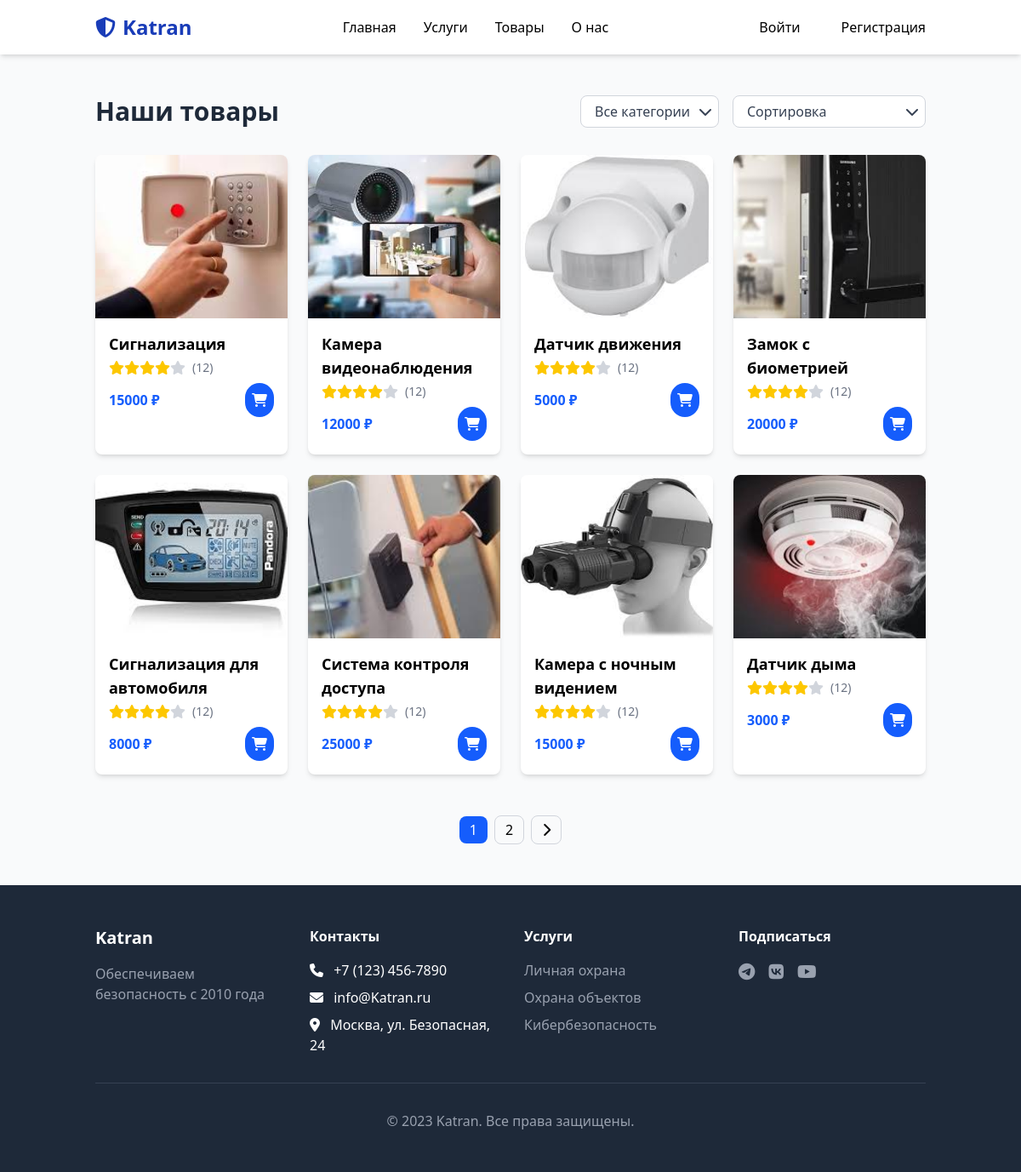
Screenshot of /products/ with the database file from the repository.
### Services/models.py (models this page shows, shortened)
class ItemModel(models.Model):
    name = models.CharField(max_length=50, blank=True)
    price = models.IntegerField(blank=True)
    text = models.TextField(blank=True)
    image = models.ImageField(blank=True, upload_to='products/', storage=OverwriteStorage(), default="default/s1.png")
    dateCreated = models.DateField(auto_now_add=True)
    typeId = models.ForeignKey(TypeModel, on_delete=models.CASCADE, limit_choices_to={'typeResource': 1}, related_name='items')
    class Meta:
        db_table = 'items'

### Services/views.py (the view)
# urls.py: path('products/', ServiceViews.productsView, name='products'),
def productsView(request):
    types = TypeModel.objects.all()
    products_list = ItemModel.objects.all().order_by('-dateCreated')
    paginator = Paginator(products_list, 8)  # 8 товаров на странице
    page_number = request.GET.get('page')
    products = paginator.get_page(page_number)
    context = {
        'products': products,
        'types': types,
    }
    return render(request, 'Services/productsList.html', context)

### templates/Services/productsList.html (shortened to what this page needs)
{% extends "base.html" %}
{% block content %}
<section class="py-12 bg-gray-50">
    <div class="container mx-auto px-6">
        <div class="flex flex-col md:flex-row justify-between items-start md:items-center mb-8">
            <h1 class="text-3xl font-bold text-gray-800 mb-4 md:mb-0">Наши товары</h1>
            <div class="flex flex-col sm:flex-row gap-4 w-full md:w-auto">
                <div class="relative">
                    <select class="block appearance-none w-full bg-white border border-gray-300 text-gray-700 py-2 px-4 pr-8 rounded-lg leading-tight focus:outline-none focus:ring-2 focus:ring-blue-500 focus:border-blue-500">
                        <option>Все категории</option>
                    </select>
                    <div class="pointer-events-none absolute inset-y-0 right-0 flex items-center px-2 text-gray-700">
                    </div>
                </div>
                <div class="relative">
                    <select class="block appearance-none w-full bg-white border border-gray-300 text-gray-700 py-2 px-4 pr-8 rounded-lg leading-tight focus:outline-none focus:ring-2 focus:ring-blue-500 focus:border-blue-500">
                        <option>Сортировка</option>
                    </select>
                    <div class="pointer-events-none absolute inset-y-0 right-0 flex items-center px-2 text-gray-700">
                    </div>
                </div>
            </div>
        </div>
        <div class="grid grid-cols-1 sm:grid-cols-2 md:grid-cols-3 lg:grid-cols-4 gap-6">
            {% for product in products %}
            <div class="bg-white rounded-lg overflow-hidden shadow-md hover:shadow-xl transition-shadow duration-300 fade-in opacity-0">
                <a href="{% url 'item_detail' product.id %}">
                    <div class="relative overflow-hidden h-48">
                        {% if product.image %}
                        <img src="{{ product.image.url }}" alt="{{ product.name }}" class="w-full h-full object-cover transition-transform duration-500 hover:scale-110">
                        {% else %}
                        <div class="w-full h-full flex items-center justify-center bg-gray-100 text-gray-400">
                            <i class="fas fa-box text-4xl"></i>
                        </div>
                        {% endif %}
                    </div>
                    <div class="p-4">
                        <h3 class="font-semibold text-lg mb-1 hover:text-blue-600 transition-colors duration-300">{{ product.name }}</h3>
                        <div class="flex items-center mb-2">
                            <div class="flex text-yellow-400">
                                {% for i in "12345" %}
                                    <i class="fas fa-star{% if forloop.counter > 4 %} text-gray-300{% endif %}"></i>
                                {% endfor %}
                            </div>
                            <span class="text-gray-500 text-sm ml-2">(12)</span>
                        </div>
                        <div class="flex justify-between items-center">
                            <span class="font-bold text-blue-600">{{ product.price }} ₽</span>
                            <button class="add-to-cart bg-blue-600 text-white p-2 rounded-full hover:bg-blue-700 transition-colors duration-300" data-product-id="{{ product.id }}">
                                <i class="fas fa-shopping-cart"></i>
                            </button>
                        </div>
                    </div>
                </a>
            </div>
            {% empty %}
            <div class="col-span-full text-center py-12">
                <i class="fas fa-box-open text-4xl text-gray-300 mb-4"></i>
                <p class="text-gray-500">Товары временно отсутствуют</p>
            </div>
            {% endfor %}
        </div>
        {% if products.has_other_pages %}
        <div class="mt-12 flex justify-center">
            <nav class="flex items-center space-x-2">
                {% for num in products.paginator.page_range %}
                    {% if products.number == num %}
                    <span class="px-3 py-1 rounded-lg bg-blue-600 text-white">{{ num }}</span>
                    {% else %}
                    <a href="?page={{ num }}" class="px-3 py-1 rounded-lg border border-gray-300 hover:bg-gray-100 transition-colors duration-300">{{ num }}</a>
                    {% endif %}
                {% endfor %}
                {% if products.has_next %}
                <a href="?page={{ products.next_page_number }}" class="px-3 py-1 rounded-lg border border-gray-300 hover:bg-gray-100 transition-colors duration-300">
                    <i class="fas fa-chevron-right"></i>
                </a>
                {% endif %}
            </nav>
        </div>
        {% endif %}
    </div>
</section>
{% endblock %}

### static/css/styles_default.css (style rules this page uses)
.fade-in { @apply opacity-0 transition-opacity duration-500; }

### rows the page displays
ItemModel: image (picture), name "Сигнализация", price "15000"
ItemModel: image (picture), name "Камера видеонаблюдения", price "12000"
ItemModel: image (picture), name "Датчик движения", price "5000"
ItemModel: image (picture), name "Замок с биометрией", price "20000"
ItemModel: image (picture), name "Сигнализация для автомобиля", price "8000"
ItemModel: image (picture), name "Система контроля доступа", price "25000"
ItemModel: image (picture), name "Камера с ночным видением", price "15000"
ItemModel: image (picture), name "Датчик дыма", price "3000"

### other values shown
{{ num }} "1"
{{ num }} "2"
